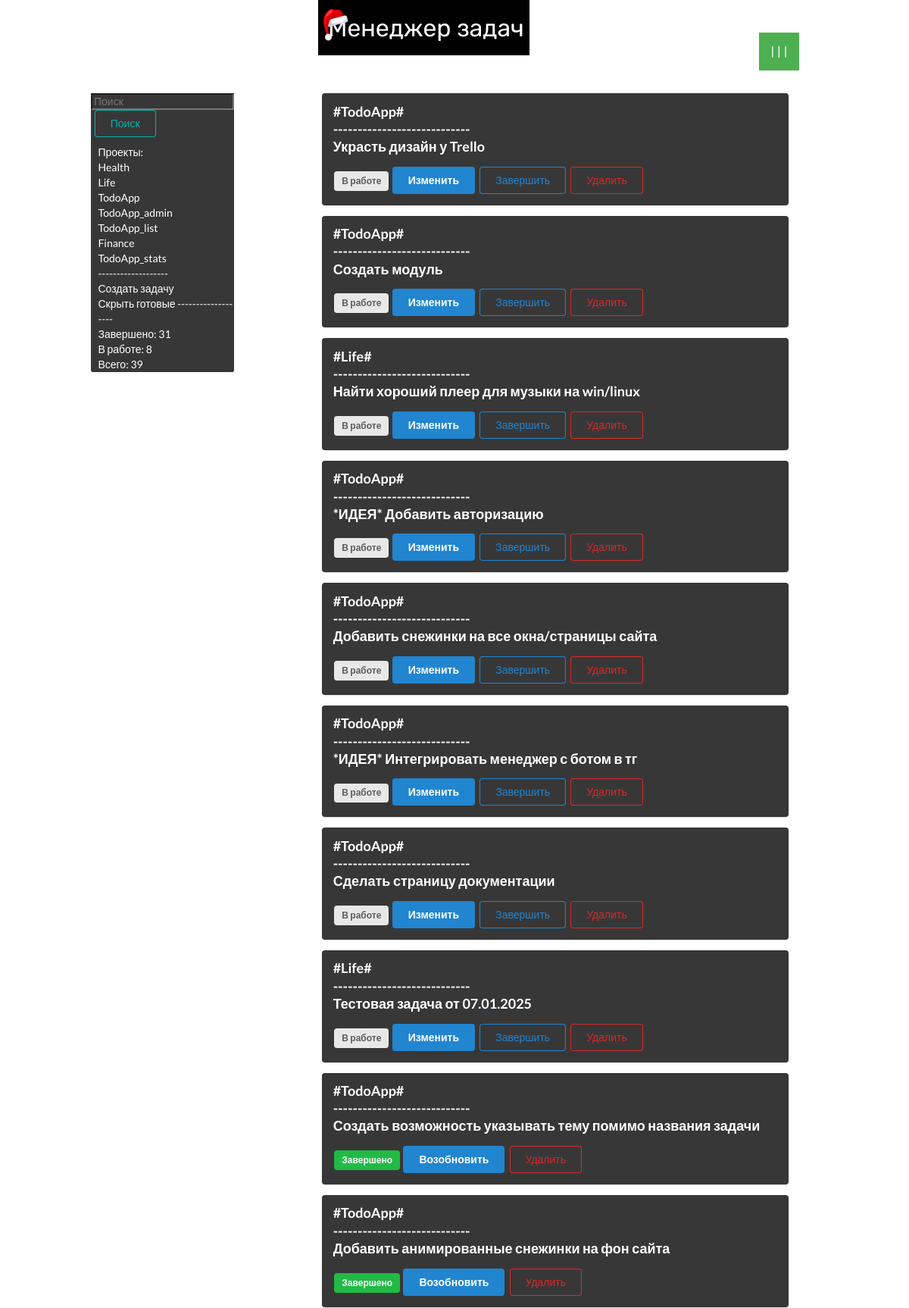
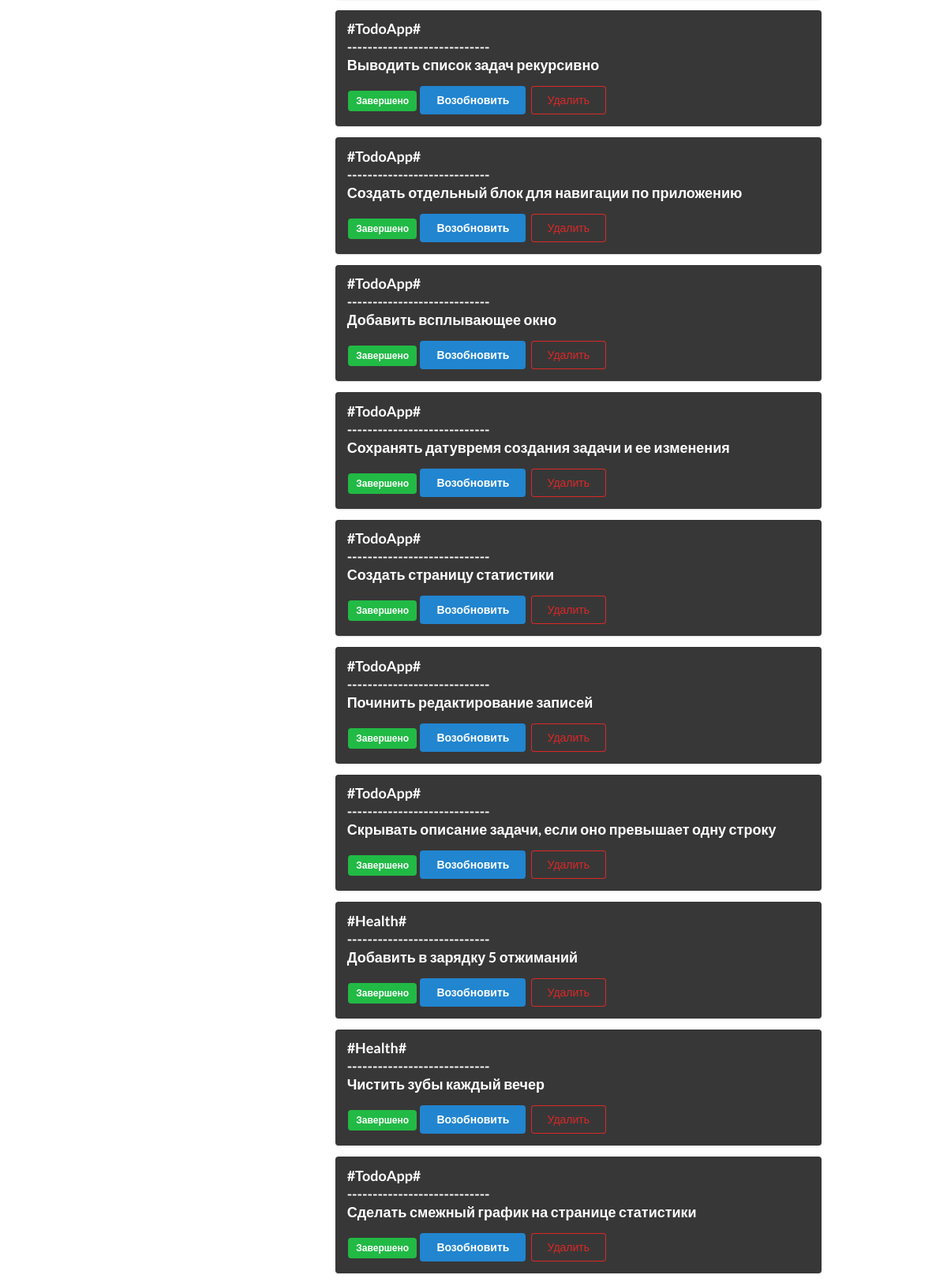
The page / (upper part) on the database its author committed (2 pictures, top to bottom).
### todo/models.py (models this page shows)
class Tag(db.Model):
    id = db.Column(db.Integer, primary_key=True)
    title = db.Column(db.String(100))
    descr = db.Column(db.String(1000))

class ToDo(db.Model):
    id = db.Column(db.Integer, primary_key=True)
    title = db.Column(db.String(100))
    tag = db.Column(db.String(50))
    descr = db.Column(db.String(1000))
    create_date = db.Column(db.String(25))
    close_date = db.Column(db.String(25))
    is_complete = db.Column(db.Boolean)

### todo/routes.py (the view)
@app.get('/')
def home():
    current_date = datetime.datetime.now().strftime('%Y-%m-%d')
    todo_list = ToDo.query.order_by(ToDo.is_complete).all()
    todo_completed = ToDo.query.filter_by(is_complete=1).all()
    todo_uncompleted = ToDo.query.filter_by(is_complete=0).all()
    completed = len(todo_completed)
    uncompleted = len(todo_uncompleted)
    all = len(todo_list)
    todo_tags = Tag.query.distinct(Tag.title)
    return render_template('todo/index.html', todo_list=todo_list, todo_tags=todo_tags, todo_completed=completed, todo_uncompleted=uncompleted, todo_all=all, title='CUBI Prot.')

### todo/templates/todo/index.html (shortened to what this page needs)
{% extends 'todo/layout.html' %}
{% block content %}
<img src="static/todo_logo_black.png" style="margin-left: 35%; margin-right: 25%;">
<div class="dropdown">
    <button class="dropbtn">| | |</button>
        </div>
<div style="margin-top: 2.5%; class:'ui container'; margin-left: 10%; margin-right: 10%; display: flex;">
    <div class="navigation"
        style="color: white; background-color: rgb(56, 55, 55); width: 20%; height: 70%; margin-bottom: 1%; border-radius: 2.5px;">
        <form action="/search" method="post">
            <input type="text" name="search_bar" placeholder="Поиск"
                style="background-color: rgb(56, 55, 55); color: white;">
            <button class="ui teal basic button" type="submit"
                style="margin-bottom: 10px; margin-left: 2.5%;">Поиск</button>
        </form>
        <div class="tags" style="margin-left: 5%;">
            {% block tags %}
            Проекты:<br>
            {% for tag in todo_tags %}
            <a href="/sort/{{ tag.title }}">{{tag.title}}<br></a>
            {% endfor %}
            -------------------<br>
            {% endblock %}
            <a href="#openModal" style="margin-top: 10%;">Создать задачу</a><br>
            <a href="/uncompleted">Скрыть готовые</a>
            -------------------<br>
        </div>
        <div style="margin-left: 5%;">
            Завершено: {{todo_completed}}<br>
            В работе: {{todo_uncompleted}}<br>
            Всего: {{todo_all}}<br>
        </div>
    </div>
    <div class="contentt" style="width: 100%;">
        {% for todo in todo_list %}
        <div class="ui segment"
            style="margin-left: 15%; margin-right: 25%; width: 80%; background-color: rgb(56, 55, 55);">
            <p class="ui big header" name="header" style="margin-bottom: 2.5%; color: white; ">
                <a href="/get_detail/{{todo.id}}">#{{todo.tag}}#<br>----------------------------<br>{{todo.title}}<br>
            </p></a>
            {% if todo.is_complete == False %}
            <span class="ui gray label">В работе</span>
            <a class="ui blue button" href="/get_task/{{todo.id}}">Изменить</a>
            <a class="ui primary basic button" href="/update/{{ todo.id }}">Завершить</a>
            {% else %}
            <span class="ui green label">Завершено</span>
            <a class="ui blue button" href="/update/{{ todo.id }}">Возобновить</a>
            {% endif %}
            <a class="ui negative basic button" href="/delete/{{ todo.id }}">Удалить</a>
        </div>
        {% endfor %}
    </div>
</div>
{% endblock content %}

### todo/static/css/style.css (style rules this page uses)
.header { word-break: normal; }
body { font-family: Rubik; transition: background-color 0.3s ease; }
a:link { color: white; text-decoration: underline; cursor: pointer; }
.dropbtn { background-color: #4CAF50; color: white; padding: 16px; font-size: 16px; border: none; }
.dropdown { position: relative; display: inline-block; }

### todo/templates/todo/index.html (style rules this page uses)
a:link { text-decoration: none; color: white; }

### rows shown on the page
Tag: title "Health"
Tag: title "Life"
Tag: title "TodoApp"
Tag: title "TodoApp_admin"
Tag: title "TodoApp_list"
Tag: title "Finance"
Tag: title "TodoApp_stats"
ToDo: tag "TodoApp", title "Украсть дизайн у Trello"
ToDo: tag "TodoApp", title "Создать модуль"
ToDo: tag "Life", title "Найти хороший плеер для музыки на win/linux"
ToDo: tag "TodoApp", title "*ИДЕЯ* Добавить авторизацию"
ToDo: tag "TodoApp", title "Добавить снежинки на все окна/страницы сайта"
ToDo: tag "TodoApp", title "*ИДЕЯ* Интегрировать менеджер с ботом в тг"
ToDo: tag "TodoApp", title "Сделать страницу документации"
ToDo: tag "Life", title "Тестовая задача от 07.01.2025"
ToDo: tag "TodoApp", title "Создать возможность указывать тему помимо названия задачи"
ToDo: tag "TodoApp", title "Добавить анимированные снежинки на фон сайта"
ToDo: tag "TodoApp", title "Выводить список задач рекурсивно"
ToDo: tag "TodoApp", title "Создать отдельный блок для навигации по приложению"
ToDo: tag "TodoApp", title "Добавить всплывающее окно"
ToDo: tag "TodoApp", title "Сохранять датувремя создания задачи и ее изменения"
ToDo: tag "TodoApp", title "Создать страницу статистики"
ToDo: tag "TodoApp", title "Починить редактирование записей"
ToDo: tag "TodoApp", title "Скрывать описание задачи, если оно превышает одну строку"
ToDo: tag "Health", title "Добавить в зарядку 5 отжиманий"
ToDo: tag "Health", title "Чистить зубы каждый вечер"
ToDo: tag "TodoApp", title "Сделать смежный график на странице статистики"

### other values the page prints
{{ todo_completed }} "31"
{{ todo_uncompleted }} "8"
{{ todo_all }} "39"
